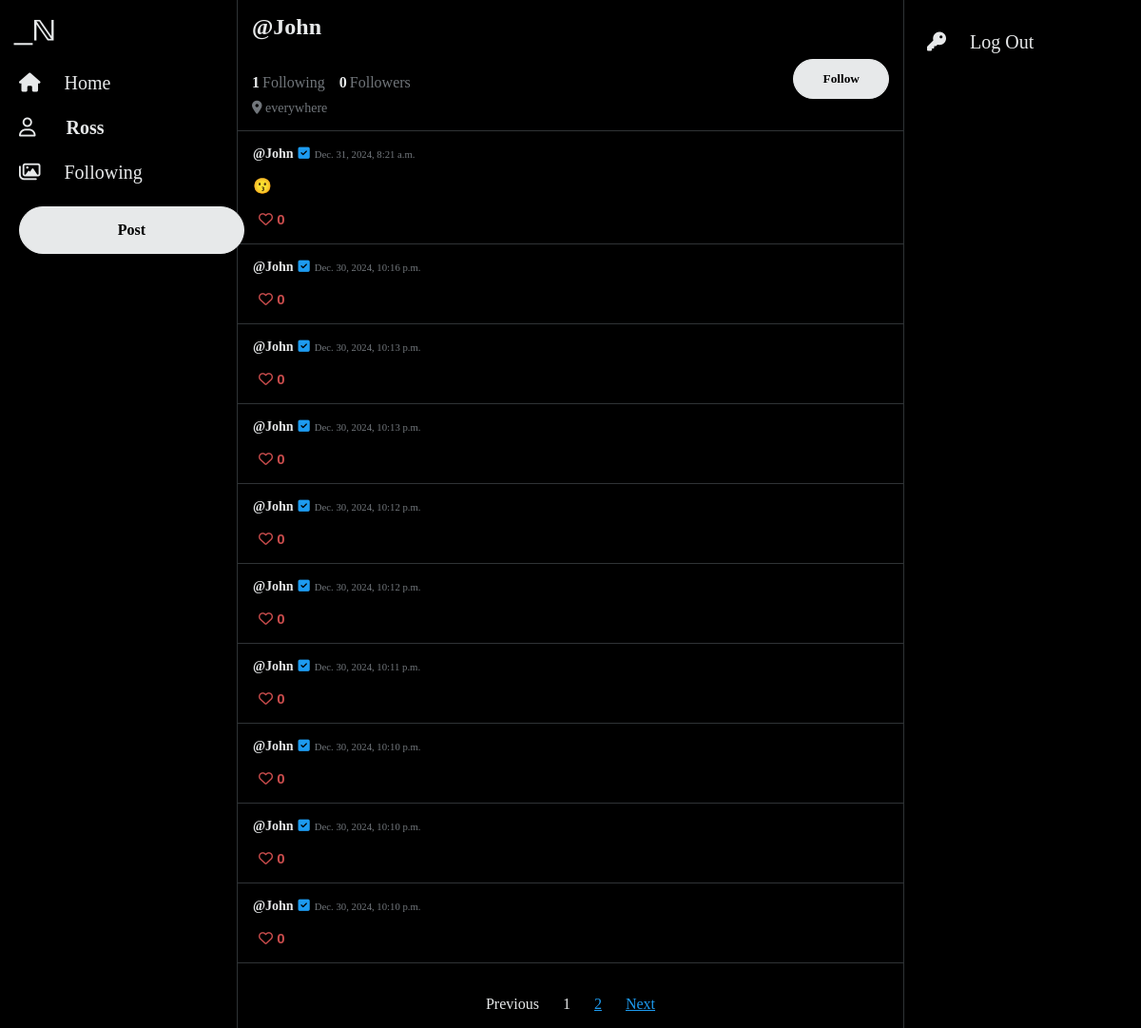
Page /profile/6 (signed in) on the committed database.
### network/models.py (models this page shows, shortened)
class User(AbstractUser):
    pass

class Tweet(models.Model):
    author = models.ForeignKey(User, on_delete=models.CASCADE)
    tweetText = models.CharField(max_length=255)
    posted = models.DateTimeField(auto_now_add=True)
    like = models.ManyToManyField(User, blank=True, related_name="likes")

### network/views.py (the view)
# urls.py: path("profile/<int:user_id>", views.profile, name="profile"),
@login_required(redirect_field_name='my_redirect_field')
def profile(request, user_id):
    profile = User.objects.get(id=user_id)
    if Follow.objects.filter(user=user_id, followed_by=request.user).exists():
        following_status = True
    else:
        following_status = False
    followList = []
    following = request.user.following.all()
    for x in following:
        followList.append(x.user.id)
    tweets = Tweet.objects.filter(author=user_id).order_by('-posted')
    paginator = Paginator(tweets, 10)
    page_number = request.GET.get('page')
    page_obj = paginator.get_page(page_number)
    return render(request, "network/profile.html", {
        "page_obj": page_obj,
        "viewed_profile": profile.username,
        "viewed_profile_id": user_id,
        "tweets": tweets,
        "following": profile.following.all().count(),
        "followedBy": Follow.objects.filter(user=user_id).count(),
        "following_status": following_status
    })

### network/templates/network/profile.html (shortened to what this page needs)
{% extends "network/layout.html" %}
{% load static %}
{% block body %}
<div class="profile">
   <h2 style="margin-top: 0;" data-id="{{viewed_profile_id}}">@{{viewed_profile}}</h2>
   <div class="profile-box">
   <div>
      <div style="display: flex;">
         <p class="follow-number">{{following}}</p> <p class="text-profile">Following</p> <p class="follow-number">{{followedBy}}</p> <p class="text-profile">Followers</p>
      </div>
   <span class="everywhere"><i class="fa-solid fa-location-dot"></i> everywhere</span>
   </div>
   {% if user.username == viewed_profile %}
   {% else %}
   {% if following_status == True %}
   <button type="button" class="button-unfollow">Unfollow</button>
   {% elif following_status == False %}
   <button type="button" class="button-follow">Follow</button>
   {% endif %}
   {% endif %}
   </div>
</div>
<div class="container">
   {% for tweet in page_obj %}
   <div class="post">
      <div class="card" data-id="{{tweet.id}}">
         <div class="card-body rounded">
            <div class="card-info">
            <a class="card-title" href="{% url 'profile' user_id=tweet.author.id%}"><strong>@{{ tweet.author }}</strong></a>
            <i class="fa-solid fa-square-check" id="check"></i>
            <h6 class="card-subtitle">{{tweet.posted}}</h6>
            </div>
            <p class="card-text" id="tweetText">{{tweet.tweetText}}</p>
            {% if user.username in tweet.like.all|stringformat:'s' %}
            <button class="button-like" id="foo-like">
               <i class="fa-solid fa-heart"></i>&nbsp;<span id="number">{{ tweet.like.all.count }}</span>
            </button>
            {% else %}
            <button class="button-secondary" id="foo">
               <i class="fa-regular fa-heart"></i>&nbsp;<span id="number">{{ tweet.like.all.count }}</span>
            </button>
            {% endif %}
         </div>
      </div>
   </div>
   {% endfor %}
   <br>
   <nav aria-label="Page">
      <ul class="pagination">
         {% if page_obj.has_previous %}
         <li class="page-item">
            <a class="page-link" href="?page={{ page_obj.previous_page_number }}">Previous</a>
         </li>
         {% else %}
         <li class="page-item disabled">
            <a class="page-link disabled" href="#" tabindex="-1" aria-disabled="True">Previous</a>
         </li>
         {% endif %}
         {% for i in page_obj.paginator.page_range %}
         {% if page_obj.number == i %}
         <li class="page-item active" aria-current="page">
            <span class="page-link">
               {{ i }}
            </span>
         </li>
         {% else %}
         <li class="page-item"><a class="page-link" href="?page={{ i }}">{{ i }}</a></li>
         {% endif %}
         {% endfor %}
         {% if page_obj.has_next %}
         <li class="page-item">
            <a class="page-link" href="?page={{ page_obj.next_page_number }}">Next</a>
         </li>
         {% else %}
         <li class="page-item disabled">
            <a class="page-link disabled" href="#" tabindex="-1" aria-disabled="True">Next</a>
         </li>
         {% endif %}
      </ul>
   </nav>
</div>
{% endblock %}

### network/templates/network/layout.html (shortened to what this page needs)
{% load static %}
<!DOCTYPE html>
<html lang="en">
    <head>
        <link rel="stylesheet" href="{% static 'network/styles.css' %}"/>
        <link rel="stylesheet" href="https://cdnjs.cloudflare.com/ajax/libs/font-awesome/6.7.2/css/all.min.css">
    </head>
    <body>
        <header>
            <div class="sticky">
                <div class="logo">
                    <a href="{% url 'index' %}">
                        <img src="{% static '/network/logo.svg' %}" height="45" alt="logo"/>
                    </a>
                </div>
                <nav>
                    <div>
                        <ul style="margin: 0;">
                            {% if user.is_authenticated %}
                                <li class="nav-item">
                                    <a class="nav-link" href="{% url 'allPosts' %}">
                                        <i class="fa-sharp fa-solid fa-house" id="nav-icon"></i>
                                        <span class="nav-text">Home</span>
                                    </a>
                                </li>
                                <li class="nav-item">
                                    <a class="nav-link" href="{% url 'profile' user_id=user.id%}">
                                        <i class="fa-regular fa-user" id="nav-icon"></i>
                                        <strong class="nav-text" style="margin-left: 27px;">{{ user.username }}</strong>
                                    </a>
                                </li>
                                <li class="nav-item">
                                    <a class="nav-link" href="{% url 'following' %}">
                                        <i class="fa-regular fa-images"></i>
                                        <span class="nav-text">Following</span>
                                    </a>
                                </li>
                                <li class="nav-item button">
                                    <a class="nav-button" href="{% url 'tweet' %}" role="button">Post</a>
                                </li>
                            {% endif %}
                        </ul>
                    </div>
                </nav>
            </div>
        </header>
        <div class="body">
            {% block body %}
            {% endblock %}
        </div>
        <footer>
            <div class="sticky" style="margin-left: 12px;">
                <ul>
                    <li class="nav-item">
                        <a class="nav-link" href="{% url 'logout' %}" role="button">
                            <i class="fa-solid fa-key"></i>
                            <span class="nav-text">Log Out</span>
                        </a>
                    </li>
                </ul>
            </div>
        </footer>
    </body>
</html>

### network/static/network/styles.css (style rules this page uses)
body { display: flex; color: #e7e9ea; justify-content: center; background-color: #000; font-family: TwitterChirp; margin-top: 0; margin-bottom: 0; }
header { width: 275px; border-right: 1px solid #2F3336; }
footer { width: 275px; border-left: 1px solid #2F3336; }
ul { padding-inline-start: 0; }
#nav-icon { font-size: 20px; color: #e7e9ea; }
a.nav-link { font-size: 20px; color: #e7e9ea; text-decoration: none; }
a.card-title { margin: 0; color: #e7e9ea; text-decoration: none; font-size: 14px; }
a.page-link { color: #1d9bf0; }
a.page-link.disabled { color: #e7e9ea; text-decoration: none; cursor: default; }
.sticky { position: fixed; margin-top: 5px; }
.nav-item { align-items: center; display: flex; padding: 12px; }
.logo { padding: 5px; }
.nav-text { margin-left: 20px; margin-right: 16px; }
.nav-button { background-color: #e7e9ea; border: 1px solid #e7e9ea; border-radius: 25px; padding: 15px 25px; text-align: center; color: #000; text-decoration: none; font-weight: 600; width: 185px; }
.nav-item.button { background-color: transparent; border-radius: 25px; width: auto; }
.body { max-width: 750px; min-width: 700px; }
.post { border-bottom: 1px solid #2F3336; padding: 16px; }
.card-info { display: flex; align-items: baseline; gap: 5px; }
.card-subtitle { margin: 0; font-weight: normal; color: #71767b; }
#check { color: #1d9bf0; font-size: 14px; }
#foo { border: none; background-color: transparent; color: #c94c4c; font-size: 15px; cursor: pointer; }
#number { font-weight: bold; }
.pagination { display: flex; justify-content: center; gap: 25px; align-items: center; }
.page-item { display: block; }
.profile { border-bottom: 1px solid #2F3336; padding: 15px; }
p.follow-number { font-weight: 600; margin-bottom: .5em; margin-right: 3px; }
p.text-profile { margin-right: 15px; font-weight: normal; color: #71767b; margin-bottom: .5em; }
span.everywhere { color: #71767b; font-size: 14px; }
.profile-box { display: flex; justify-content: space-between; }
.button-follow { font-family: TwitterChirp; font-weight: bold; background-color: #e7e9ea; color: #000; border: 1px solid #e7e9ea; padding: 20px 30px; height: 20px; align-items: center; display: flex; border-radius: 25px; cursor: pointer; }

### rows in the picture
User: username "Ross"
User: username "John"
Tweet: author "John", posted "Dec. 31, 2024, 8:21 a.m.", tweetText "😗", like.all.count "0"
Tweet: author "John", posted "Dec. 30, 2024, 10:16 p.m.", like.all.count "0"
Tweet: author "John", posted "Dec. 30, 2024, 10:13 p.m.", like.all.count "0"
Tweet: author "John", posted "Dec. 30, 2024, 10:13 p.m.", like.all.count "0"
Tweet: author "John", posted "Dec. 30, 2024, 10:12 p.m.", like.all.count "0"
Tweet: author "John", posted "Dec. 30, 2024, 10:12 p.m.", like.all.count "0"
Tweet: author "John", posted "Dec. 30, 2024, 10:11 p.m.", like.all.count "0"
Tweet: author "John", posted "Dec. 30, 2024, 10:10 p.m.", like.all.count "0"
Tweet: author "John", posted "Dec. 30, 2024, 10:10 p.m.", like.all.count "0"
Tweet: author "John", posted "Dec. 30, 2024, 10:10 p.m.", like.all.count "0"

### other values in the picture
{{ following }} "1"
{{ followedBy }} "0"
{{ i }} "1"
{{ i }} "2"
